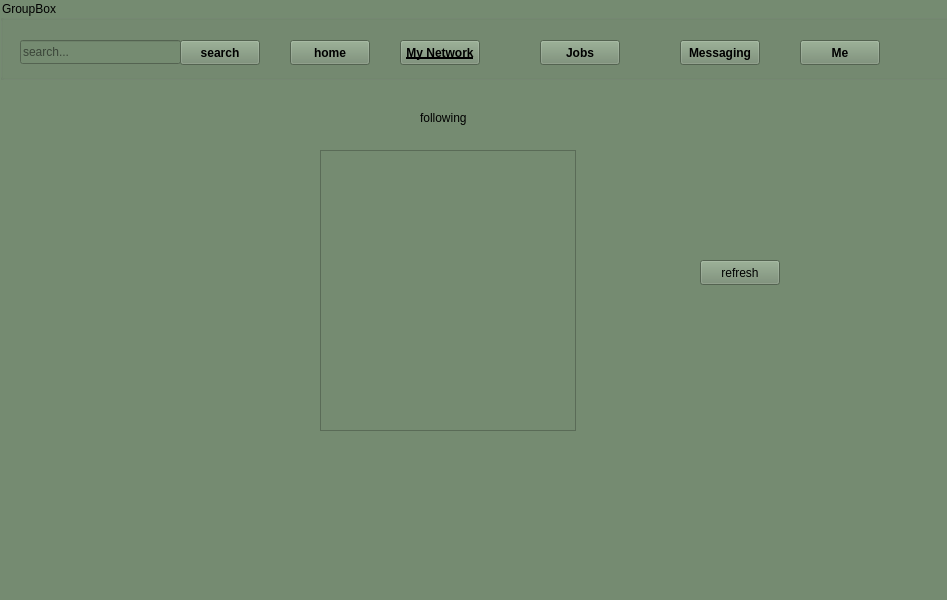
<?xml version="1.0" encoding="UTF-8"?>
<ui version="4.0">
 <class>My_network_Admin</class>
 <widget class="QMainWindow" name="My_network_Admin">
  <property name="geometry">
   <rect>
    <x>0</x>
    <y>0</y>
    <width>947</width>
    <height>600</height>
   </rect>
  </property>
  <property name="windowTitle">
   <string>MainWindow</string>
  </property>
  <property name="styleSheet">
   <string notr="true">color: rgb(0, 0, 0);
background-color: rgb(117, 139, 113);</string>
  </property>
  <widget class="QWidget" name="centralwidget">
   <widget class="QGroupBox" name="groupBox">
    <property name="geometry">
     <rect>
      <x>0</x>
      <y>0</y>
      <width>961</width>
      <height>80</height>
     </rect>
    </property>
    <property name="title">
     <string>GroupBox</string>
    </property>
    <widget class="QPushButton" name="homePushButton">
     <property name="geometry">
      <rect>
       <x>290</x>
       <y>40</y>
       <width>80</width>
       <height>25</height>
      </rect>
     </property>
     <property name="font">
      <font>
       <weight>75</weight>
       <bold>true</bold>
      </font>
     </property>
     <property name="text">
      <string>home</string>
     </property>
    </widget>
    <widget class="QPushButton" name="pushButton_2">
     <property name="geometry">
      <rect>
       <x>400</x>
       <y>40</y>
       <width>80</width>
       <height>25</height>
      </rect>
     </property>
     <property name="font">
      <font>
       <weight>75</weight>
       <italic>false</italic>
       <bold>true</bold>
       <underline>true</underline>
      </font>
     </property>
     <property name="text">
      <string>My Network</string>
     </property>
    </widget>
    <widget class="QPushButton" name="pushButton_3">
     <property name="geometry">
      <rect>
       <x>540</x>
       <y>40</y>
       <width>80</width>
       <height>25</height>
      </rect>
     </property>
     <property name="font">
      <font>
       <weight>75</weight>
       <bold>true</bold>
      </font>
     </property>
     <property name="text">
      <string>Jobs</string>
     </property>
    </widget>
    <widget class="QPushButton" name="pushButton_4">
     <property name="geometry">
      <rect>
       <x>680</x>
       <y>40</y>
       <width>80</width>
       <height>25</height>
      </rect>
     </property>
     <property name="font">
      <font>
       <weight>75</weight>
       <bold>true</bold>
      </font>
     </property>
     <property name="text">
      <string>Messaging</string>
     </property>
    </widget>
    <widget class="QPushButton" name="pushButton_5">
     <property name="geometry">
      <rect>
       <x>800</x>
       <y>40</y>
       <width>80</width>
       <height>25</height>
      </rect>
     </property>
     <property name="font">
      <font>
       <weight>75</weight>
       <bold>true</bold>
      </font>
     </property>
     <property name="text">
      <string>Me</string>
     </property>
    </widget>
    <widget class="QLineEdit" name="lineEdit">
     <property name="geometry">
      <rect>
       <x>20</x>
       <y>40</y>
       <width>161</width>
       <height>24</height>
      </rect>
     </property>
     <property name="styleSheet">
      <string notr="true"/>
     </property>
     <property name="inputMask">
      <string/>
     </property>
     <property name="text">
      <string/>
     </property>
     <property name="placeholderText">
      <string>search...</string>
     </property>
    </widget>
    <widget class="QPushButton" name="pushButton">
     <property name="geometry">
      <rect>
       <x>180</x>
       <y>40</y>
       <width>80</width>
       <height>25</height>
      </rect>
     </property>
     <property name="font">
      <font>
       <weight>75</weight>
       <bold>true</bold>
      </font>
     </property>
     <property name="text">
      <string>search</string>
     </property>
    </widget>
   </widget>
   <widget class="QTableView" name="tableView">
    <property name="geometry">
     <rect>
      <x>320</x>
      <y>150</y>
      <width>256</width>
      <height>281</height>
     </rect>
    </property>
   </widget>
   <widget class="QLabel" name="label">
    <property name="geometry">
     <rect>
      <x>420</x>
      <y>110</y>
      <width>55</width>
      <height>16</height>
     </rect>
    </property>
    <property name="text">
     <string>following</string>
    </property>
   </widget>
   <widget class="QPushButton" name="pushButton_6">
    <property name="geometry">
     <rect>
      <x>700</x>
      <y>260</y>
      <width>80</width>
      <height>25</height>
     </rect>
    </property>
    <property name="text">
     <string>refresh</string>
    </property>
   </widget>
  </widget>
  <widget class="QMenuBar" name="menubar">
   <property name="geometry">
    <rect>
     <x>0</x>
     <y>0</y>
     <width>947</width>
     <height>25</height>
    </rect>
   </property>
  </widget>
  <widget class="QStatusBar" name="statusbar"/>
 </widget>
 <resources/>
 <connections/>
</ui>
